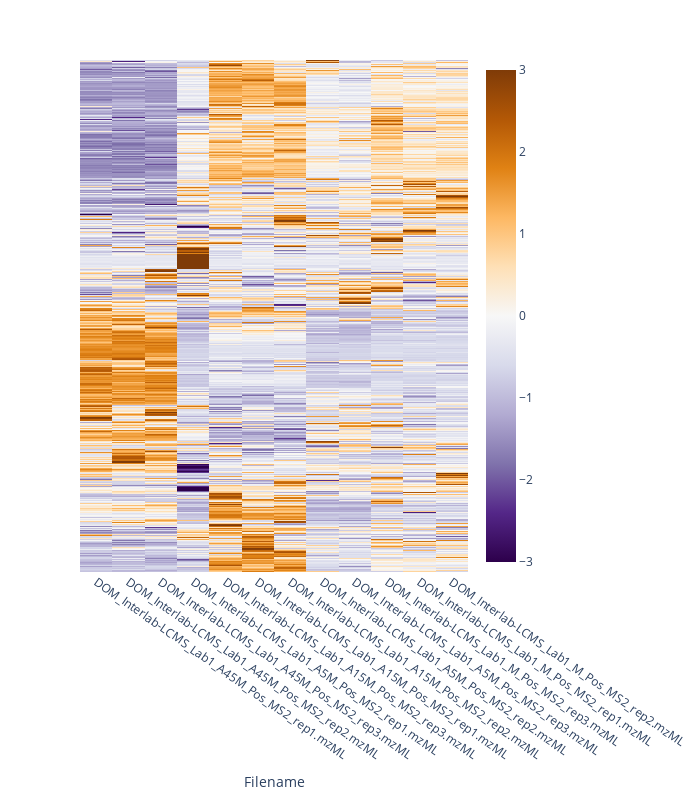

The notebook cell this image was saved under:
### Code cell
#Heatmap
fig = px.imshow(ord_df,y=list(ord_ft.index), x=list(ord_ft.columns), text_auto=True, aspect="auto",
               color_continuous_scale='PuOr_r', range_color=[-3,3])

fig.update_layout(
    autosize=False,
    width=700,
    height=800)

fig.update_yaxes(visible=False)
fig.update_xaxes(tickangle = 35)

# save image as pdf
fig.write_image(os.path.join(result_dir, "Heatmap.pdf"), scale=3)

fig.show()

### Figure 1 — Plotly figure (JSON) as saved in the notebook; plotly's stock layout.template omitted (floating-point values rounded to 4 significant figures; data arrays with more than 128 entries replaced by an {"elided": "..."} marker saying what was removed)
{"data": [{"coloraxis": "coloraxis", "hovertemplate": "Filename: %{x}<br>Feature: %{y}<br>color: %{z}<extra></extra>", "name": "0", "texttemplate": "%{z}", "type": "heatmap", "x": ["DOM_Interlab-LCMS_Lab1_A45M_Pos_MS2_rep1.mzML", "DOM_Interlab-LCMS_Lab1_A45M_Pos_MS2_rep2.mzML", "DOM_Interlab-LCMS_Lab1_A45M_Pos_MS2_rep3.mzML", "DOM_Interlab-LCMS_Lab1_A5M_Pos_MS2_rep1.mzML", "DOM_Interlab-LCMS_Lab1_A15M_Pos_MS2_rep3.mzML", "DOM_Interlab-LCMS_Lab1_A15M_Pos_MS2_rep1.mzML", "DOM_Interlab-LCMS_Lab1_A15M_Pos_MS2_rep2.mzML", "DOM_Interlab-LCMS_Lab1_A5M_Pos_MS2_rep2.mzML", "DOM_Interlab-LCMS_Lab1_A5M_Pos_MS2_rep3.mzML", "DOM_Interlab-LCMS_Lab1_M_Pos_MS2_rep3.mzML", "DOM_Interlab-LCMS_Lab1_M_Pos_MS2_rep1.mzML", "DOM_Interlab-LCMS_Lab1_M_Pos_MS2_rep2.mzML"], "xaxis": "x", "y": {"elided": "3476 str values"}, "yaxis": "y", "z": {"elided": "3476x12 float values"}}], "layout": {"autosize": false, "coloraxis": {"cmax": 3, "cmin": -3, "colorscale": [[0, "rgb(45,0,75)"], [0.1, "rgb(84,39,136)"], [0.2, "rgb(128,115,172)"], [0.3, "rgb(178,171,210)"], [0.4, "rgb(216,218,235)"], [0.5, "rgb(247,247,247)"], [0.6, "rgb(254,224,182)"], [0.7, "rgb(253,184,99)"], [0.8, "rgb(224,130,20)"], [0.9, "rgb(179,88,6)"], [1, "rgb(127,59,8)"]]}, "height": 800, "margin": {"t": 60}, "width": 700, "xaxis": {"anchor": "y", "autorange": true, "domain": [0, 1], "range": [-0.5, 11.5], "tickangle": 35, "title": {"text": "Filename"}, "type": "category"}, "yaxis": {"anchor": "x", "autorange": true, "domain": [0, 1], "range": [3476.0, -0.5], "title": {"text": "Feature"}, "type": "category", "visible": false}}}
